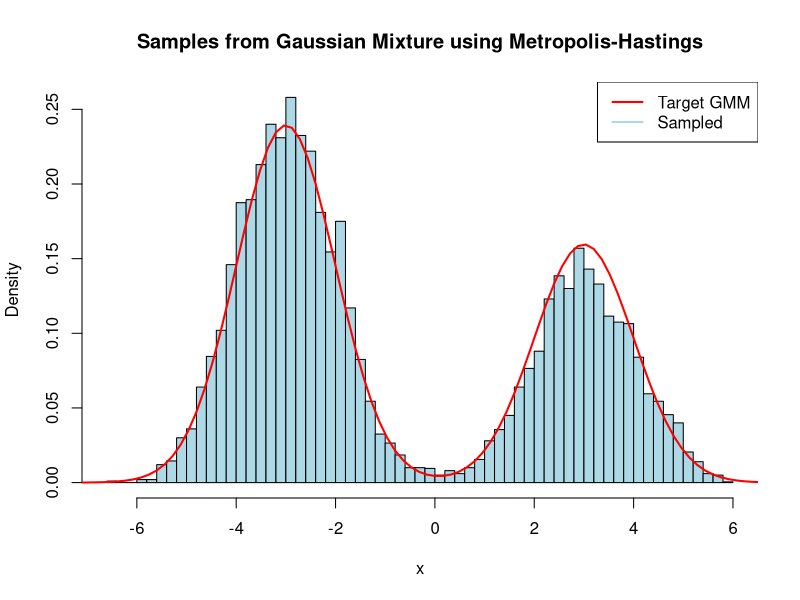
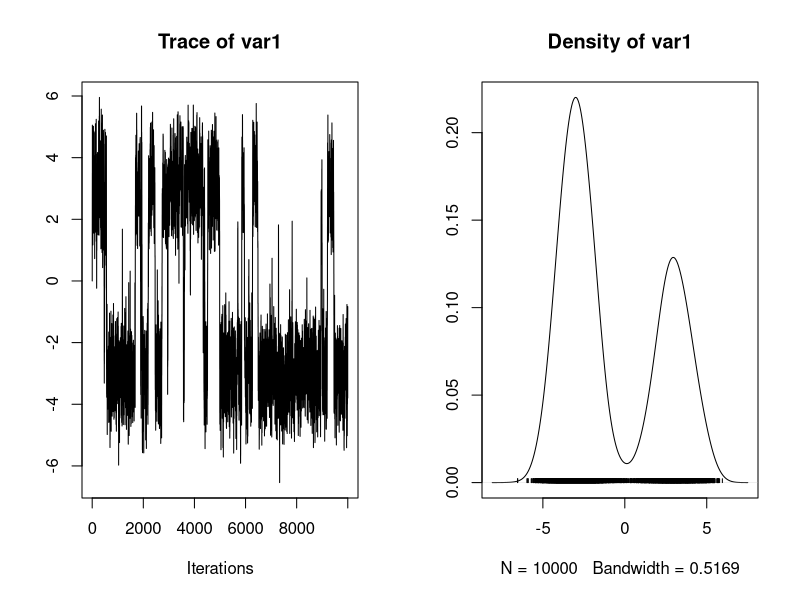
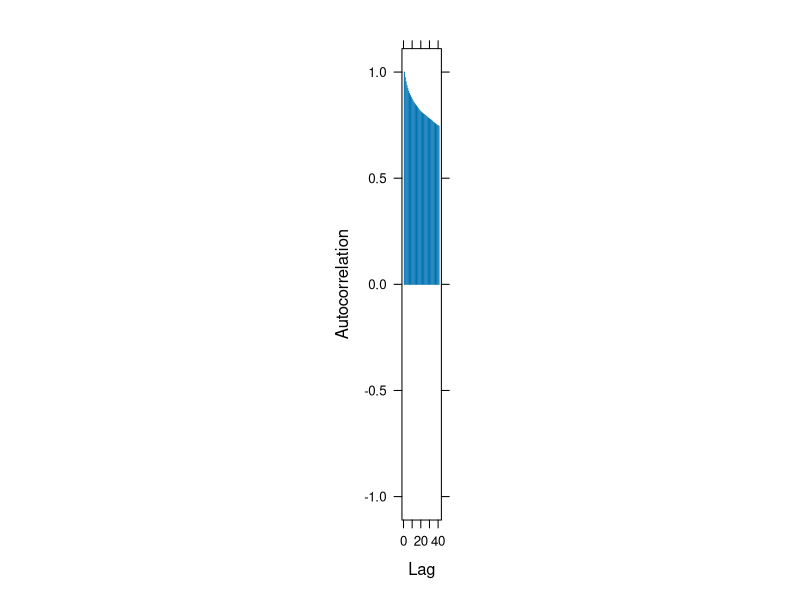
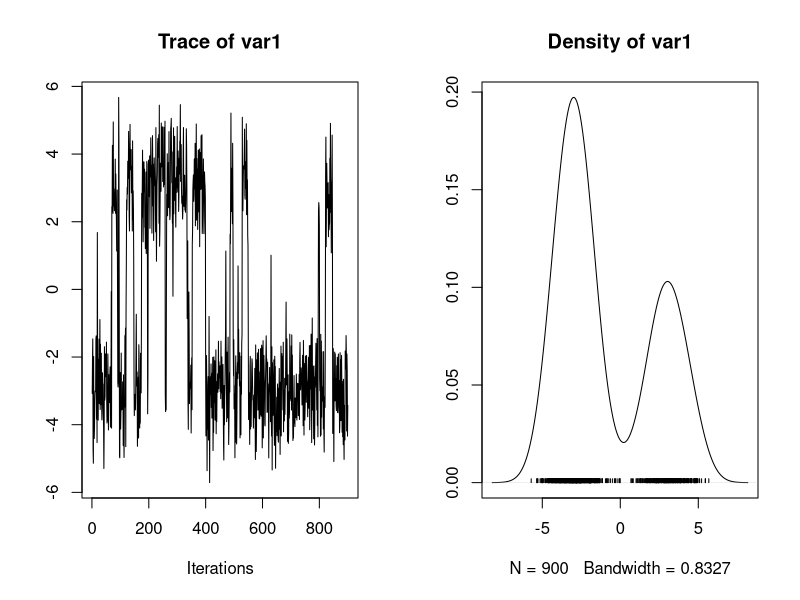
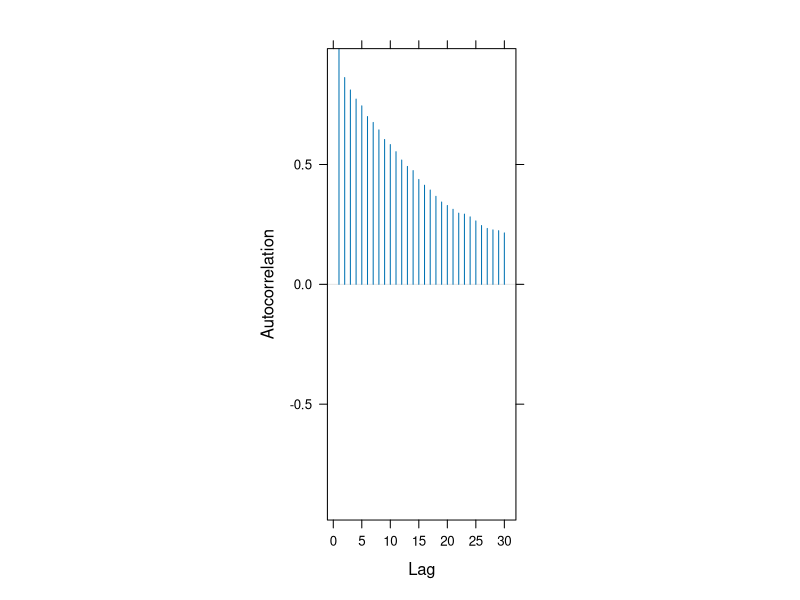
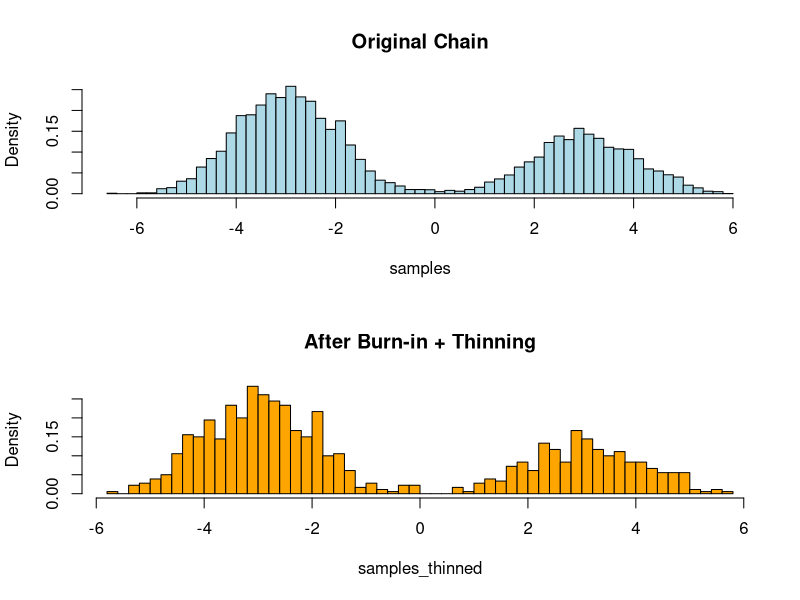
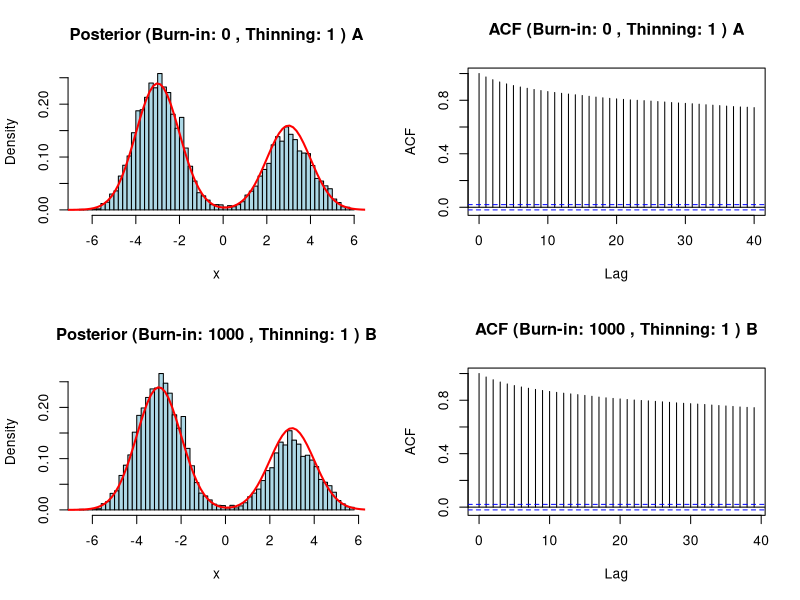
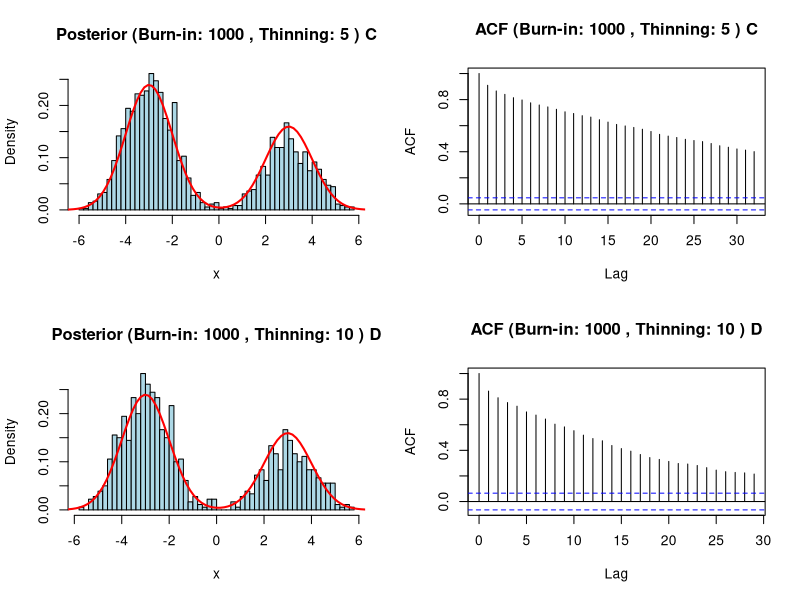

These figures' R source, in order:
#part 1
g_target <- function(x) {
  phi0 <- 0.6
  phi1 <- 0.4
  mu <- c(-3, 3)
  sigma <- c(1, 1)
  phi0 * dnorm(x, mean = mu[1], sd = sigma[1]) +
  phi1 * dnorm(x, mean = mu[2], sd = sigma[2])
}

metropolis_hastings <- function(n_iter, init, proposal_sd) {
  samples <- numeric(n_iter)
  samples[1] <- init
  
  for (i in 2:n_iter) {
    current <- samples[i - 1]
    proposal <- rnorm(1, mean = current, sd = proposal_sd)  # proposal from N(current, 1)
    
    acceptance_ratio <- g_target(proposal) / g_target(current)
    
    if (runif(1) < acceptance_ratio) {
      samples[i] <- proposal
    } else {
      samples[i] <- current
    }
  }
  
  return(samples)
}
set.seed(42)
samples <- metropolis_hastings(n_iter = 10000, init = 0, proposal_sd = 1)

hist(samples, breaks = 50, probability = TRUE, col = "lightblue",
     main = "Samples from Gaussian Mixture using Metropolis-Hastings", xlab = "x")

curve(g_target, from = -8, to = 8, add = TRUE, col = "red", lwd = 2)
legend("topright", legend = c("Target GMM", "Sampled"), col = c("red", "lightblue"), lwd = 2)

mean_value <- mean(samples)
variance_value <- var(samples)

cat("Estimated Mean:", mean_value, "\n")
cat("Estimated Variance:", variance_value, "\n")
library(coda)
mcmc_chain <- as.mcmc(samples)

summary(mcmc_chain)

#trace and autocorrelation
plot(mcmc_chain)
acfplot(mcmc_chain)

burn_in <- 1000
thin_interval <- 10
samples_thinned <- samples[(burn_in + 1):length(samples)][seq(1, length(samples) - burn_in, by = thin_interval)]

mcmc_thinned <- as.mcmc(samples_thinned)
summary(mcmc_thinned)
plot(mcmc_thinned)
acfplot(mcmc_thinned)

par(mfrow = c(2, 1))
hist(samples, breaks = 50, col = "lightblue", probability = TRUE, main = "Original Chain")
hist(samples_thinned, breaks = 50, col = "orange", probability = TRUE, main = "After Burn-in + Thinning")

analyze_chain <- function(samples, burn_in = 0, thinning = 1, label = "") {
  samples_processed <- samples[(burn_in + 1):length(samples)]
  samples_thinned <- samples_processed[seq(1, length(samples_processed), by = thinning)]
  
  #mcmc object
  mcmc_obj <- as.mcmc(samples_thinned)
  
  hist(samples_thinned, breaks = 50, probability = TRUE, 
       main = paste("Posterior (Burn-in:", burn_in, ", Thinning:", thinning, ")", label),
       col = "lightblue", xlab = "x")
  curve(g_target, from = -8, to = 8, add = TRUE, col = "red", lwd = 2)
  
  acf(samples_thinned, main = paste("ACF (Burn-in:", burn_in, ", Thinning:", thinning, ")", label))
  
  cat("\n--- Burn-in:", burn_in, "Thinning:", thinning, "---\n")
  print(summary(mcmc_obj))
  cat("\nAutocorrelation at lag 1:", autocorr(mcmc_obj)[1], "\n")
  
  return(list(samples = samples_thinned, mcmc = mcmc_obj))
}

par(mfrow = c(2, 2))  

# different configurations
res1 <- analyze_chain(samples, burn_in = 0, thinning = 1, label = "A")
res2 <- analyze_chain(samples, burn_in = 1000, thinning = 1, label = "B")
res3 <- analyze_chain(samples, burn_in = 1000, thinning = 5, label = "C")
res4 <- analyze_chain(samples, burn_in = 1000, thinning = 10, label = "D")